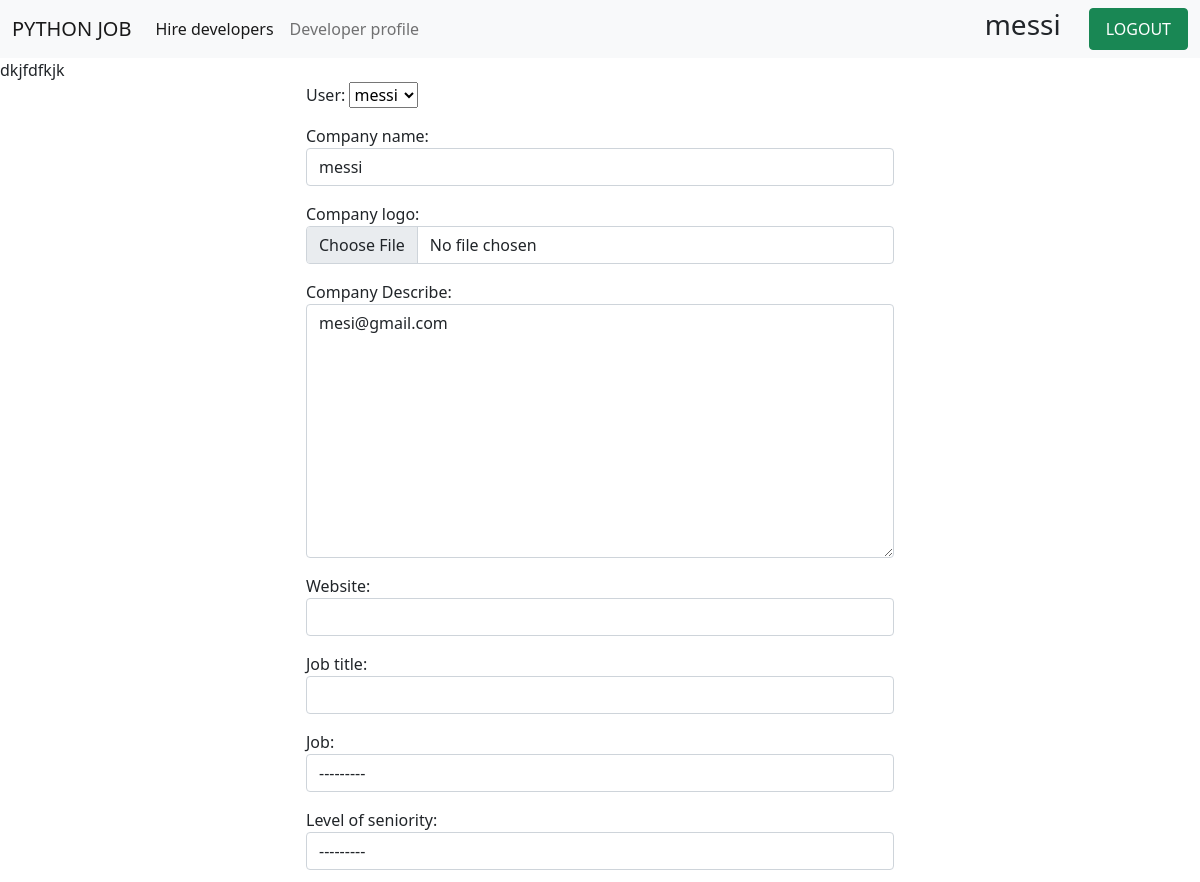
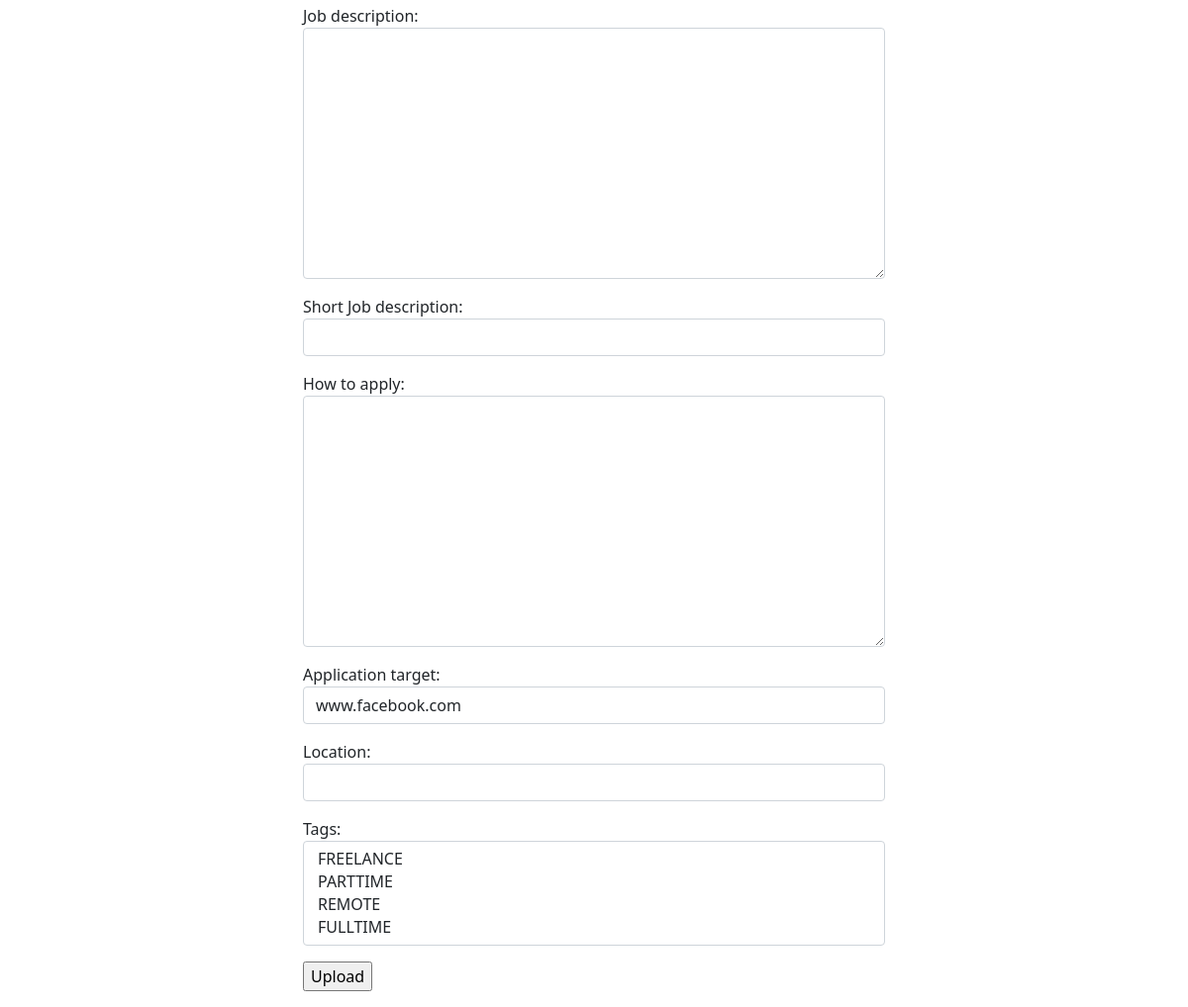
Screenshot of /Hire_developers/ (signed in) with the database file from the repository (2 pictures, top to bottom).
### jobs/models.py (models this page shows, shortened)
class Company_detail(models.Model):
    user = models.OneToOneField(User, null=True, blank=True, on_delete=models.CASCADE, related_name = 'text_content')
    Company_name = models.CharField(max_length=100, null=True, blank=True)
    Company_logo= models.ImageField(upload_to='images/', null=True,default="images/profile1.png", blank=True)
    Company_Describe = models.TextField( null=True, blank=True)
    website = models.CharField(max_length=200, null=True, blank=True)
    Job_title = models.CharField(max_length=100, null=True, blank=True  )
    Job = models.CharField(max_length=100, null=True, choices=Job_type, blank=True)
    Level_of_seniority = models.CharField(max_length=100, null=True, choices=Level, blank=True)
    Job_description = models.TextField(null=True, blank=True)
    short_Job_description = models.CharField(max_length=100, null=True,blank=True)
    How_to_apply = models.TextField(null=True, blank=True)
    Application_target = models.CharField(max_length=200,blank=True, null=True)
    Location = models.CharField(max_length=100, null=True,blank=True )
    tags = models.ManyToManyField(Tag, blank=True,)

### jobs/views.py (the view)
# urls.py: path('Hire_developers/', views.Hire_developers, name="Hire_developers"),
@login_required(login_url='account_login')
def Hire_developers(request):
    dev = Company_detail.objects.get(user=request.user)
    form= CompanyForm(request.POST or None, request.FILES or None, instance=dev)
    if form.is_valid():
        form.save()
    context = {'form':form}
    return render(request, 'Hire_developers_page.html', context)

### jobs/forms.py
class CompanyForm(forms.ModelForm):
    class Meta:
        model= Company_detail
        fields=  '__all__'
        widgets = {
            'Company_name':forms.TextInput(attrs={'class': 'form-control'}),
            'Company_logo':forms.FileInput(attrs={'class': 'form-control'}),
            'Company_Describe':forms.Textarea(attrs={'class': 'form-control'}),
            'website':forms.TextInput(attrs={'class': 'form-control'}),
            'Job_title':forms.TextInput(attrs={'class': 'form-control'}),
            'Job':forms.Select(attrs={'class': 'form-control'}),
            'Level_of_seniority':forms.Select(attrs={'class': 'form-control'}),
            'Job_description':forms.Textarea(attrs={'class': 'form-control'}),
            'short_Job_description':forms.TextInput(attrs={'class': 'form-control'}),
            'How_to_apply':forms.Textarea(attrs={'class': 'form-control'}),
            'Application_target':forms.TextInput(attrs={'class': 'form-control'}),
            'Location':forms.TextInput(attrs={'class': 'form-control'}),
            'tags':forms.SelectMultiple(attrs={'class': 'form-control'}),
        }

### jobs/models.py (called while the page is built)
    def __str__(self):
        return self.name

### templates/Hire_developers_page.html (shortened to what this page needs)
{% extends 'base.html' %}
{% block content %}
{% load static %}
dkjfdfkjk
     <div class="row">
         <div class="col-lg-3"> </div>
         <div class="col-sm-6">
            <form enctype="multipart/form-data" method="POST" action="">
                <div class="form-group">
                    {{ form.as_p }}
                <input type="submit" value="Upload"/>
                </div>
            </form>
         </div>
         <div class="col-lg-3"></div>
     </div>
{% endblock content %}

### templates/base.html (shortened to what this page needs)
{% load static %}
<html lang="en">
<head>
<link href="https://cdn.jsdelivr.net/npm/bootstrap@5.0.0-beta1/dist/css/bootstrap.min.css" rel="stylesheet">
<link rel="stylesheet" type="text/css" href="{% static 'css/style.css' %}">
</head>
<body>
        <nav class="navbar navbar-expand-lg navbar-light bg-light">
            <div class="container-fluid">
              <a class="navbar-brand" href="{%  url 'home'%}">PYTHON JOB</a>
              <div class="collapse navbar-collapse" id="navbarSupportedContent">
                <ul class="navbar-nav me-auto mb-2 mb-lg-0">
                  <li class="nav-item">
                    <a class="nav-link active" aria-current="page" href="{% url 'Hire_developers' %}"> Hire developers</a>
                  </li>
                  <li class="nav-item">
                    <a class="nav-link" href="{% url 'developer_profile' %}">Developer profile</a>
                  </li>
                   </ul>
                <div class="d-flex">
                    {% if user.is_authenticated %}
                    <h3 style="margin-right: 1em;">{{request.user}}</h3>
                    <a class="nav-link btn btn-success" href="{% url  'account_logout' %}">  LOGOUT</a>
                    {% else %}
                    <a class="nav-link btn btn-primary" style="margin-right: 1em;" href="{% url  'account_login' %}"> login </a>
                    <a class="nav-link btn btn-warning " href="{% url  'account_signup' %}"> Signup </a>
                    {% endif %}
                   </div>
              </div>
            </div>
          </nav>
          {% block content %}
          {% endblock content %}
</body>
</html>

### rows the page displays
Company_detail: user "messi", Company_name "messi", Company_Describe "mesi@gmail.com", Job "---------", Level_of_seniority "---------", Application_target "www.facebook.com"

### other values shown
{{ request.user }} "messi"
